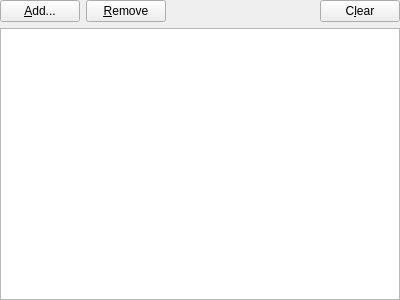
<?xml version="1.0" encoding="UTF-8"?>
<ui version="4.0">
 <class>FileSystemAccessWidget</class>
 <widget class="QWidget" name="FileSystemAccessWidget">
  <property name="geometry">
   <rect>
    <x>0</x>
    <y>0</y>
    <width>400</width>
    <height>300</height>
   </rect>
  </property>
  <property name="windowTitle">
   <string>Form</string>
  </property>
  <layout class="QVBoxLayout" name="verticalLayout">
   <property name="leftMargin">
    <number>0</number>
   </property>
   <property name="topMargin">
    <number>0</number>
   </property>
   <property name="rightMargin">
    <number>0</number>
   </property>
   <property name="bottomMargin">
    <number>0</number>
   </property>
   <item>
    <layout class="QHBoxLayout" name="buttons">
     <item>
      <widget class="QPushButton" name="addButton">
       <property name="text">
        <string>&amp;Add...</string>
       </property>
      </widget>
     </item>
     <item>
      <widget class="QPushButton" name="removeButton">
       <property name="text">
        <string>&amp;Remove</string>
       </property>
      </widget>
     </item>
     <item>
      <spacer name="spacer">
       <property name="orientation">
        <enum>Qt::Orientation::Horizontal</enum>
       </property>
       <property name="sizeHint" stdset="0">
        <size>
         <width>40</width>
         <height>20</height>
        </size>
       </property>
      </spacer>
     </item>
     <item>
      <widget class="QPushButton" name="clearButton">
       <property name="text">
        <string>C&amp;lear</string>
       </property>
      </widget>
     </item>
    </layout>
   </item>
   <item>
    <widget class="QTreeWidget" name="list">
     <property name="selectionMode">
      <enum>QAbstractItemView::SelectionMode::ExtendedSelection</enum>
     </property>
     <property name="rootIsDecorated">
      <bool>false</bool>
     </property>
     <property name="headerHidden">
      <bool>true</bool>
     </property>
     <attribute name="headerStretchLastSection">
      <bool>false</bool>
     </attribute>
     <column>
      <property name="text">
       <string>Path</string>
      </property>
     </column>
     <column>
      <property name="text">
       <string>Access</string>
      </property>
     </column>
    </widget>
   </item>
  </layout>
 </widget>
 <tabstops>
  <tabstop>addButton</tabstop>
  <tabstop>removeButton</tabstop>
  <tabstop>clearButton</tabstop>
  <tabstop>list</tabstop>
 </tabstops>
 <resources/>
 <connections/>
</ui>
